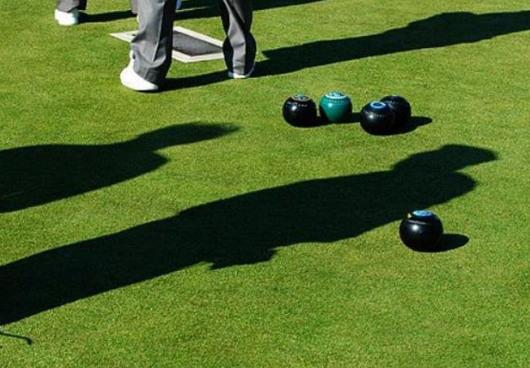
//> input picture OpenCV_Version/src/shadow7.PNG, 530 x 368 px
$ ./main   (built with g++ and OpenCV 4)
//> lines starting //> are read from the running program, lines starting //| are printed output that depends on the picture
//> further down, src is the input picture: 368 rows x 530 cols, CV_8UC3; mean B, G, R 41.1, 108.9, 85.3
### OpenCV_Version/ECCV10_CVPR10/contour.h
#pragma once
#include "source.h"

// [15 lines left out: function _findContours, not called in this run]

### OpenCV_Version/ECCV10_CVPR10/histogram.h
#pragma once
#include "source.h"


// [45 lines left out: functions _calcHist, getHistImage, findVally, not called in this run]

### OpenCV_Version/ECCV10_CVPR10/source.h
#pragma once
#include <opencv2/opencv.hpp>
#include <iostream>
#include <math.h>
using namespace cv;
using namespace std;

Point pointArray[25] =
{
	Point(0,0),
	Point(-2,-2),
	Point(-1,-2),
	Point(0,-2),
	Point(1,-2),
	Point(2,-2),
	Point(-2,-1),
	Point(-1,-1),
	Point(0,-1),
	Point(1,-1),
	Point(2,-1),
	Point(-2,0),
	Point(-1,0),
	Point(1,0),
	Point(2,0),
	Point(-2,1),
	Point(-1,1),
	Point(0,1),
	Point(1,1),
	Point(2,1),
	Point(-2,2),
	Point(-1,2),
	Point(0,2),
	Point(1,2),
	Point(2,2)
};

Point kernels[9] = {
	Point(-1, -1),
	Point(-1,0),
	Point(-1,1),
	Point(0, -1),
	Point(0,0),
	Point(0,1),
	Point(1, -1),
	Point(1,0),
	Point(1,1)
};

### OpenCV_Version/ECCV10_CVPR10/shadow_distance.h
#pragma once
#include "source.h"
#include "histogram.h"
#include "contour.h"

// [16 lines left out: function postprocessing, not called in this run]

void preprocessing(Mat& src) {
	Mat processed;
	resize(src, src, Size(300, 400), 0, 0, INTER_LANCZOS4);
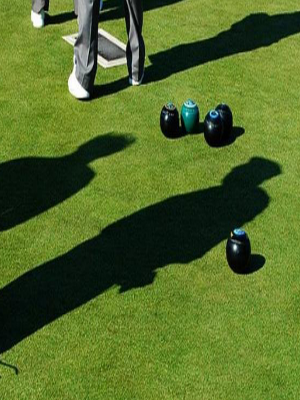
//> src: 400 rows x 300 cols, CV_8UC3; mean B, G, R 41.1, 108.9, 85.3
	bilateralFilter(src, processed, -1, 20, 10);
	pyrMeanShiftFiltering(processed, processed, 15, 25, 1);
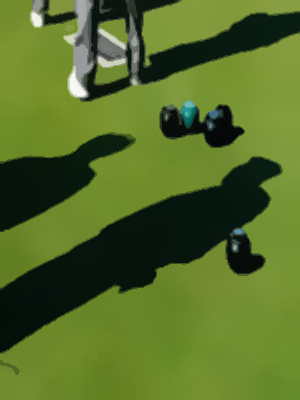
//> processed: 400 rows x 300 cols, CV_8UC3; mean B, G, R 40.6, 108.8, 85.3
	src = processed.clone();
}

// [251 lines left out: functions RGB_distance, Y_distance, Y_distance, CbCr_distance, YCbCr_distance, normalize_vector and 7 more, not called in this run]

### OpenCV_Version/ECCV10_CVPR10/main.cpp
#define CBCR 1
#define ENTROPY 0
#define MEANSHIFT 0
#define ECCV10 0
#define CVPR 0

#if CBCR == 1
#include "shadow_distance.h"
Mat src;
Mat seed;
Mat result;
vector<Point> seeds;
vector<Point> contours;

void get_3_Point(int event, int x, int y, int flags, void*) {
	static int seed_count = 0;
	if(seed_count == 0)
		seed = Mat::zeros(src.size(), CV_8UC3);
	switch (event)
	{
	case EVENT_LBUTTONDOWN:
		if (seed_count < 3) {
			Point anchor = Point(x, y);
			for (int i = 0; i < 25; i++) {
				Point pt = anchor + pointArray[i];
				seed.at<Vec3b>(pt) = src.at<Vec3b>(pt);
				seeds.push_back(pt);
			}
			seed_count++;
			if (seed_count == 3) {
				imshow("seed", seed);
				for (int i = 0; i < 15; i++) {
					seed_growing(src, seed, seeds);
				}
				imshow("growing", seed);
				get_A_MS(src, result, seed, seeds);
				imshow("result", result);
				postprocessing(result, result);
				imshow("mask", result);
			}
		}
		break;
	default:
		break;
	}
}

int main(void) {
	src = imread("./src/shadow7.png");
	preprocessing(src);
	namedWindow("src");
	imshow("src", src);
	setMouseCallback("src", get_3_Point);

	waitKey();
	destroyAllWindows();
}
#endif

#if ENTROPY == 1
#include "entropy.h"
Mat src;
vector<Point2f> lcs;

int main(void) {
	src = imread("./src/shadow6.png");
	preprocessing(src);
	imshow("src", src);
	RGB2LCS(src, lcs);
	Mat LCS_img;
	drawLCS(lcs, LCS_img);
	int angle = calcMinimunAngle(lcs);
	Mat invariant;
	grayInvariant(src, lcs, angle, invariant);
	imshow("invariant", invariant);
	/*for (angle = 1; angle < 181; angle++) {

		waitKey(50);
	}*/


	waitKey(0);
	destroyAllWindows();
}
#endif

#if MEANSHIFT == 1
#include "source.h"
#include "MeanShift.h"

Mat src;
Mat dst;
int sp = 15;
int sr = 25;
int level = 1;

vector<Point> seeds;


void check_color(int event, int x, int y, int flags, void*) {
	switch (event)
	{
	case EVENT_LBUTTONDOWN:
		if (!overlap(seeds, Point(x, y))) {
			seeds.push_back(Point(x, y));
			cout << "Seeds Size: " << seeds.size() << endl << endl;
		}
		break;
	case EVENT_RBUTTONDOWN:
	{
		if (!seeds.empty()) {
			Vec3b median = get_median(dst, seeds);
			Vec3b& test = dst.at<Vec3b>(y, x);
			cout << "Seed Color: " << median << endl;
			cout << "Test Color: " << test << endl;
			double RGB = RGB_distance(median, test);
			cout << "RGB Distance: " << 1 - RGB << ", Angle: " << acos(RGB) << endl;
			RGB_distance_histogram(dst, median);
			double CbCr = CbCr_distance(median, test);
			cout << "CbCr Distance: " << 1 - CbCr << ", Angle: " << acos(CbCr) << endl;
			CbCr_distance_histogram(dst, median);
			double YCbCr = YCbCr_distance(median, test);
			cout << "YCbCr Distance: " << 1 - YCbCr << ", Angle: " << acos(YCbCr) << endl;
			YCbCr_distance_histogram(dst, median);
			double Y = Y_distance(median, test);
			cout << "Y Distance: " << Y << endl;
			double LCS = LCS_distance(median, test);
			cout << "LCS Distance: " << 1 - LCS << ", Angle: " << acos(LCS) << endl << endl;
			LCS_distance_histogram(dst, median);
			Y_distance_histogram(dst, median);
			Mask(dst, median);
		}
		break;
	}
	default:
		break;
	}
}

int main(void) {
	src = imread("./src/shadow.png");
	resize(src, src, Size(320, 240), 0, 0, INTER_CUBIC);
	bilateralFilter(src, dst, -1, 8, 4);
	namedWindow("pyrMean");
	pyrMeanShiftFiltering(dst, dst, sp, sr, level);
	setMouseCallback("pyrMean", check_color);
	imshow("src", src);
	imshow("pyrMean", dst);
	waitKey();
	destroyAllWindows();
}
#endif

#if ECCV10 == 1
#include "source.h"
#include "histogram.h"

int sp = 10;
int sr = 25;
int level = 1;

int main(void) {
	Mat src = imread("./src/shadow7.png");
	imshow("src", src);
	Mat filtered;
	bilateralFilter(src, filtered, -1, 10, 10);
	// [14 lines of commented-out code are left out]
	Mat mean;
	pyrMeanShiftFiltering(filtered, mean, sp, sr, level);
	imshow("mean", mean);
	Mat gray;
	cvtColor(mean, gray, COLOR_BGR2GRAY);
	double sigma[] = { 1, sqrt(2), 2, sqrt(8) };
	vector<Mat> edges;
	for (int i = 0; i < 4; i++) {
		Mat blur;
		GaussianBlur(gray, blur, Size(), sigma[i]);
		String name1 = format("%d sigma", i);
		String name2 = format("%d Canny", i);
		imshow(name1, blur);
		Mat edge;
		Canny(blur, edge, 15, 30);
		imshow(name2, edge);
		edges.push_back(edge);
	}

	Mat and1, and2, result;
	bitwise_and(edges[0], edges[1], and1);
	bitwise_and(edges[2], edges[3], and2);
	bitwise_and(and1, and2, result);

	for (int j = 0; j < src.rows; j++) {
		for (int i = 0; i < src.cols; i++) {
			if (result.at<uchar>(j, i) != 0) {
				circle(src, Point(i, j), 1, Scalar(255, 0, 0), 2);
			}
		}
	}
	imshow("result", result);
	imshow("src", src);
	waitKey();
	destroyAllWindows();
}
#endif

#if CVPR == 1
#include "source.h"
#include "math.h"

Mat src;
Mat gray;
Point l, r;

double get_Gray(Point l, Point r) {
	Vec3b& l_color = src.at<Vec3b>(l);
	Vec3b& r_color = src.at<Vec3b>(r);

	double l_gray = l_color[2] * 0.2126 + l_color[1] * 0.7152 + l_color[0] * 0.0722;
	double r_gray = r_color[2] * 0.2126 + r_color[1] * 0.7152 + r_color[0] * 0.0722;

	return abs(l_gray - r_gray);
}

double localMax(Point anchor) {
	int max = gray.at<uchar>(anchor);
	for (int i = 0; i < 9; i++) {
		Point p = anchor + kernels[i];
		if (max < gray.at<uchar>(p)) {
			max = gray.at<uchar>(p);
		}
	}
	return max;
}
void smoothness() {
	Mat blur;
	Mat stness;
	GaussianBlur(gray, blur, Size(), 5);
	subtract(gray, blur, stness);
	imshow("smoothness", stness);
}
void skewness() {
	Mat mask = imread("./src/mask.png", IMREAD_GRAYSCALE);
	imshow("mask", mask);
	Scalar mean, std;
	meanStdDev(gray, mean, std, mask);
	vector<uchar> value;
	for (int j = 0; j < mask.rows; j++) {
		for (int i = 0; i < mask.cols; i++) {
			if (mask.at<uchar>(j, i) == 255) {
				value.push_back(gray.at<uchar>(j, i));
			}
		}
	}
	std::sort(value.begin(), value.end());
	uchar middle = value[value.size() / 2];
	cout << "Shadow mean and stddev: " << mean[0] << ", " << std[0] << endl;
	cout << "Shadow skewness: "<< 3 * (mean[0] - middle) / std[0] << endl;

	Mat nonShadow_mask = Mat::ones(mask.size(), CV_8UC1) * 255;
	subtract(nonShadow_mask, mask, nonShadow_mask);
	imshow("nonShadow_mask", nonShadow_mask);
	meanStdDev(gray, mean, std, nonShadow_mask);
	value.clear();
	for (int j = 0; j < nonShadow_mask.rows; j++) {
		for (int i = 0; i < nonShadow_mask.cols; i++) {
			if (mask.at<uchar>(j, i) == 255) {
				value.push_back(gray.at<uchar>(j, i));
			}
		}
	}
	std::sort(value.begin(), value.end());
	middle = value[value.size() / 2];
	cout << "Non Shadow mean and stddev: " << mean[0] << ", " << std[0] << endl;
	cout << "Non Shadow skewness: " << 3 * (mean[0] - middle) / std[0] << endl;
}
void click(int event, int x, int y, int flags, void*) {
	Mat cl;
	switch (event)
	{
	case EVENT_LBUTTONDOWN:
		l = Point(x, y);
		break;
	case EVENT_RBUTTONDOWN:
		cl = src.clone();
		r = Point(x, y);
		circle(cl, l, 5, Scalar(0, 0, 255), 2);
		circle(cl, r, 5, Scalar(0, 0, 255), 2);
		imshow("src", cl);
		cout << "Gray distance: " << get_Gray(l, r) << endl;
		cout << "Local Max on L Point: " << localMax(l) << "  Local Max on R Point: " << localMax(r) << endl;
		smoothness();
		skewness();
	default:
		break;
	}
}
int main(void) {
	src = imread("./src/shadow.png");
	cvtColor(src, gray, COLOR_BGR2GRAY);
	pyrMeanShiftFiltering(src, src, 15, 25, 1);
	namedWindow("src");
	setMouseCallback("src", click);
	imshow("src", src);
	waitKey();
	destroyAllWindows();
}
#endif

$ run again, with OpenCV_Version/src/shadow2.PNG copied over OpenCV_Version/src/shadow7.PNG
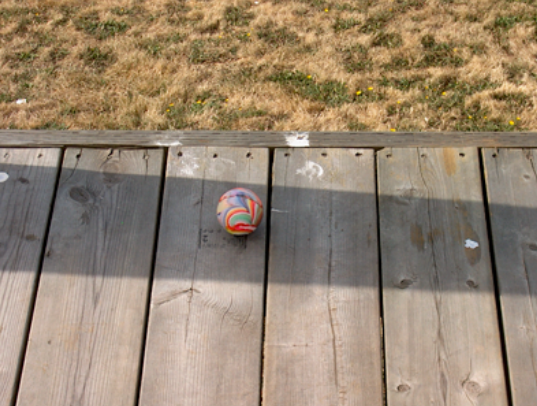
//> input picture OpenCV_Version/src/shadow2.PNG, 537 x 406 px
//> src is the input picture: 406 rows x 537 cols, CV_8UC3; mean B, G, R 113, 133.9, 152.1
//> in preprocessing, `resize(src, src, Size(300, 400), 0, 0, INTER_LANCZOS4);`:
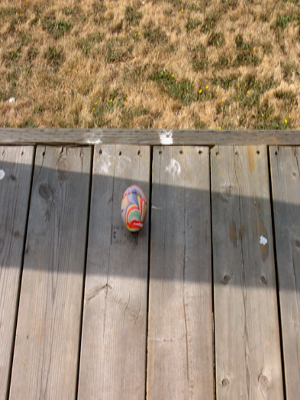
//> src: 400 rows x 300 cols, CV_8UC3; mean B, G, R 113, 133.9, 152.1
//> in preprocessing, `pyrMeanShiftFiltering(processed, processed, 15, 25, 1);`:
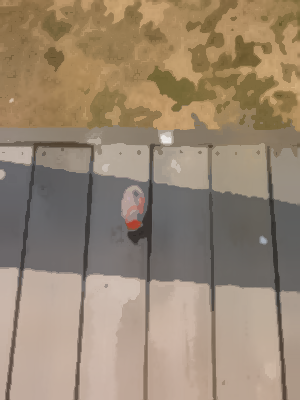
//> processed: 400 rows x 300 cols, CV_8UC3; mean B, G, R 114.2, 134.8, 152.9

$ run again, with OpenCV_Version/src/shadow3.PNG copied over OpenCV_Version/src/shadow7.PNG
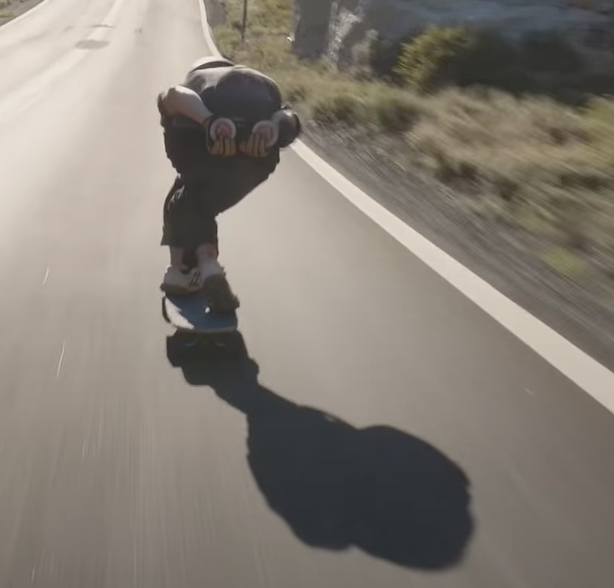
//> input picture OpenCV_Version/src/shadow3.PNG, 614 x 588 px
//> src is the input picture: 588 rows x 614 cols, CV_8UC3; mean B, G, R 117.5, 126.5, 133.4
//> in preprocessing, `resize(src, src, Size(300, 400), 0, 0, INTER_LANCZOS4);`:
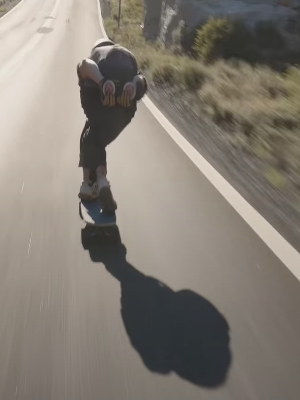
//> src: 400 rows x 300 cols, CV_8UC3; mean B, G, R 117.5, 126.4, 133.4
//> in preprocessing, `pyrMeanShiftFiltering(processed, processed, 15, 25, 1);`:
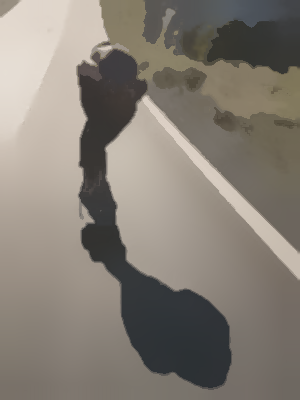
//> processed: 400 rows x 300 cols, CV_8UC3; mean B, G, R 117.6, 126.5, 133.4

$ run again, with OpenCV_Version/src/shadow4.PNG copied over OpenCV_Version/src/shadow7.PNG
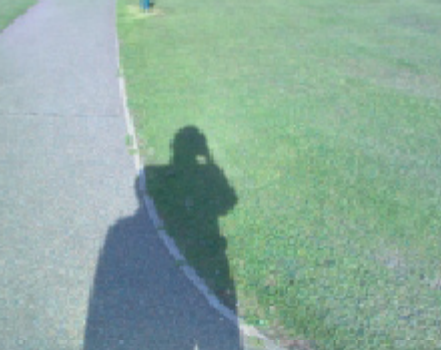
//> input picture OpenCV_Version/src/shadow4.PNG, 441 x 350 px
//> src is the input picture: 350 rows x 441 cols, CV_8UC3; mean B, G, R 157, 170.5, 140
//> in preprocessing, `resize(src, src, Size(300, 400), 0, 0, INTER_LANCZOS4);`:
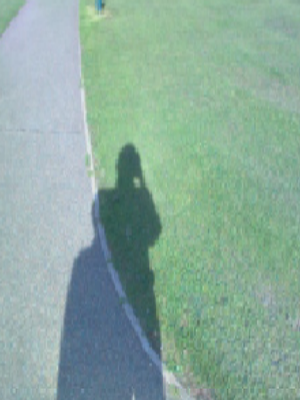
//> src: 400 rows x 300 cols, CV_8UC3; mean B, G, R 157, 170.5, 140
//> in preprocessing, `pyrMeanShiftFiltering(processed, processed, 15, 25, 1);`:
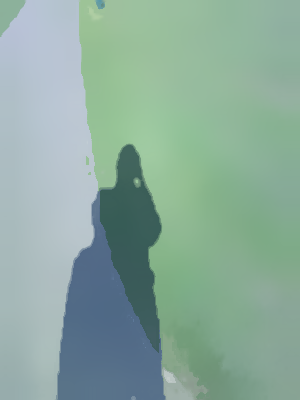
//> processed: 400 rows x 300 cols, CV_8UC3; mean B, G, R 156.9, 170.4, 139.7
